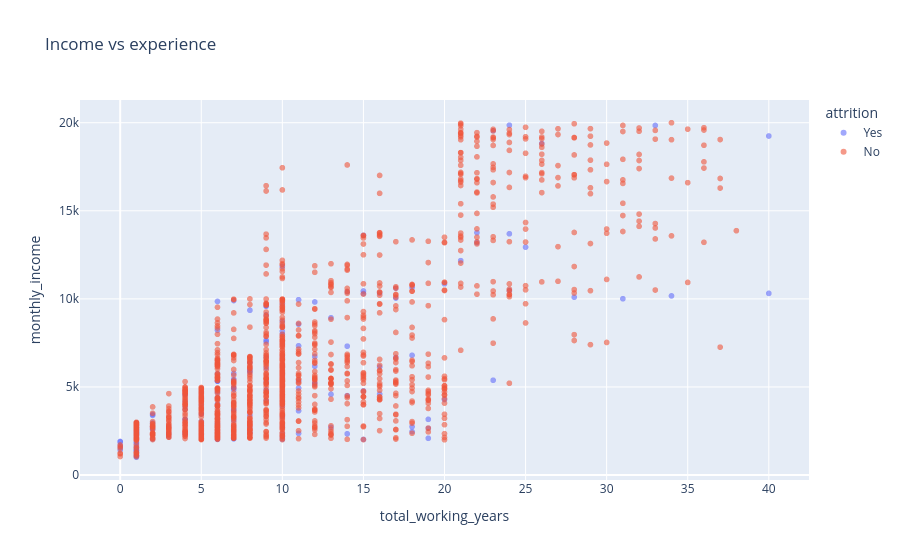

Here is the notebook cell this chart was saved with:
### Markdown cell above
Overtime makes attrition worse in every department, not just one or two - that's a pretty consistent pattern.

### Code cell
fig = px.scatter(df, x="total_working_years", y="monthly_income", color="attrition",
                  title="Income vs experience", opacity=0.6)
fig.show()

### Figure 1 — Plotly figure (JSON) as saved in the notebook; plotly's stock layout.template omitted (floating-point values rounded to 4 significant figures; data arrays with more than 128 entries replaced by an {"elided": "..."} marker saying what was removed)
{"data": [{"hovertemplate": "attrition=Yes<br>total_working_years=%{x}<br>monthly_income=%{y}<extra></extra>", "legendgroup": "Yes", "marker": {"color": "#636efa", "opacity": 0.6, "symbol": "circle"}, "mode": "markers", "name": "Yes", "showlegend": true, "type": "scattergl", "x": {"elided": "237 int values"}, "xaxis": "x", "y": {"elided": "237 int values"}, "yaxis": "y"}, {"hovertemplate": "attrition=No<br>total_working_years=%{x}<br>monthly_income=%{y}<extra></extra>", "legendgroup": "No", "marker": {"color": "#EF553B", "opacity": 0.6, "symbol": "circle"}, "mode": "markers", "name": "No", "showlegend": true, "type": "scattergl", "x": {"elided": "1233 int values"}, "xaxis": "x", "y": {"elided": "1233 int values"}, "yaxis": "y"}], "layout": {"legend": {"title": {"text": "attrition"}, "tracegroupgap": 0}, "title": {"text": "Income vs experience"}, "xaxis": {"anchor": "y", "domain": [0, 1], "title": {"text": "total_working_years"}}, "yaxis": {"anchor": "x", "domain": [0, 1], "title": {"text": "monthly_income"}}}}
